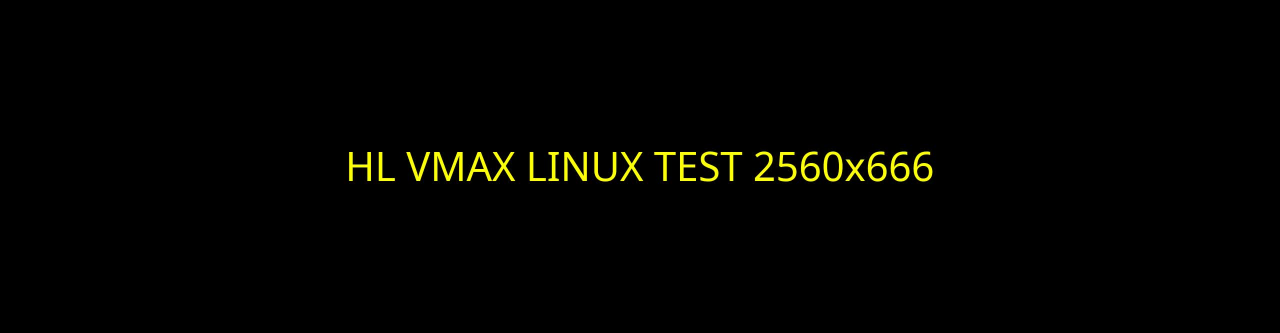
#> input picture vmax_test_2560x666.jpg, 2560 x 666 px (shown at 1/2 size)
$ python -i jpeg.py   (imports and definitions only)
#> lines starting #> are read from the running program, lines starting #| are printed output that depends on the picture
import io
from PIL import Image, ImageDraw

DEFAULT_WIDTH = 460
DEFAULT_HEIGHT = 1920

def prepare_image(image_input, width=DEFAULT_WIDTH, height=DEFAULT_HEIGHT, preserve_aspect=False):
    """
    Loads, crops, or resizes images for MSDisplay 480x1920 portrait panel.
    Explicitly crops images wider than `width` rather than producing distorted frames.
    """
#> called with image_input = '../vmax_test_2560x666.jpg', width = 460, height = 1920, preserve_aspect = False
    if isinstance(image_input, str):
        img = Image.open(image_input).convert('RGB')
#> img is the input picture: PIL image 2560x666 RGB; mean R, G, B 2.9, 2.9, 0.3
    elif isinstance(image_input, Image.Image):
        img = image_input.convert('RGB')
    else:
        raise TypeError("image_input must be a file path string or PIL Image instance.")

    src_w, src_h = img.size
#> src_w = 2560; src_h = 666

    if preserve_aspect:
        # Scale to fit width while preserving aspect ratio, crop vertically if needed
        scale = width / float(src_w)
        new_h = int(src_h * scale)
        img = img.resize((width, new_h), Image.Resampling.LANCZOS)
        if new_h > height:
            img = img.crop((0, 0, width, height))
        elif new_h < height:
            padded = Image.new('RGB', (width, height), (0, 0, 0))
            padded.paste(img, (0, (height - new_h) // 2))
            img = padded
    else:
        # Direct crop or resize to exact (width, height)
        if src_w > width:
            # Crop center horizontally to target width
            left = (src_w - width) // 2
#> left = 1050
            img = img.crop((left, 0, left + width, min(src_h, height)))
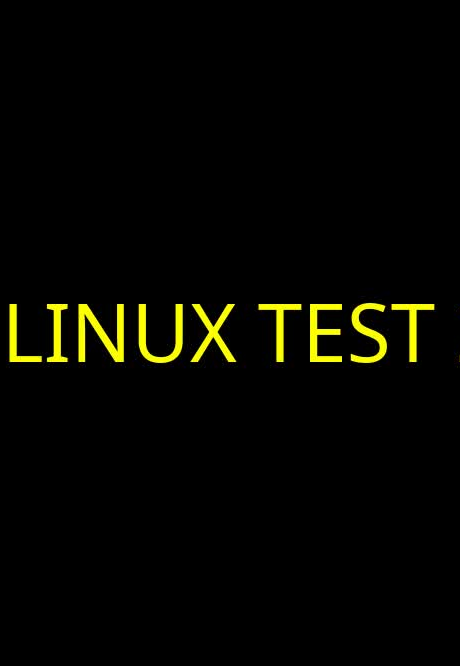
#> img: PIL image 460x666 RGB; mean R, G, B 5.9, 5.9, 0.6
        if img.size != (width, height):
            img = img.resize((width, height), Image.Resampling.LANCZOS)
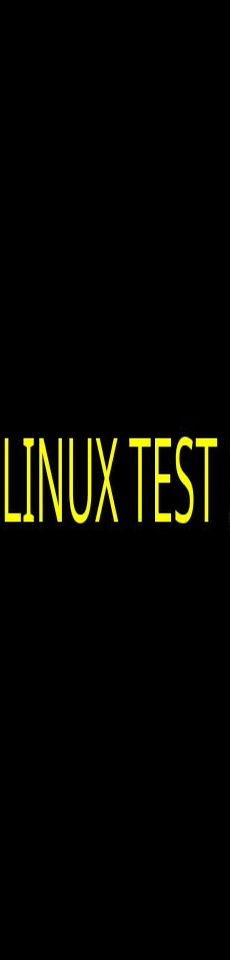
#> img: PIL image 460x1920 RGB (shown at 1/2 size); mean R, G, B 5.9, 5.9, 0.7

    return img

def encode_jpeg(image, quality=95, subsampling=0):
    """
    Encodes PIL Image to JPEG byte stream using YUV 4:4:4 (subsampling=0) by default.
    """
    buf = io.BytesIO()
    image.save(buf, format="JPEG", quality=quality, subsampling=subsampling)
    return buf.getvalue()

def create_solid_color_jpeg(r, g, b, width=DEFAULT_WIDTH, height=DEFAULT_HEIGHT):
    img = Image.new('RGB', (width, height), (r, g, b))
    return encode_jpeg(img)

def create_test_grid_jpeg(width=DEFAULT_WIDTH, height=DEFAULT_HEIGHT):
    img = Image.new('RGB', (width, height), (0, 0, 0))
    draw = ImageDraw.Draw(img)

    col_w = width / 3.0
    row_h = height / 4.0
    colors_grid = [
        [(255, 0, 0),   (0, 255, 0),   (0, 0, 255)],     # Red, Green, Blue
        [(255, 255, 0), (0, 255, 255), (255, 0, 255)],   # Yellow, Cyan, Magenta
        [(255, 128, 0), (0, 255, 128), (128, 0, 255)],   # Orange, Mint, Purple
        [(128, 0, 0),   (0, 128, 0),   (0, 0, 128)]      # Dark Red, Dark Green, Dark Blue
    ]
    for row_idx in range(4):
        y0 = int(row_idx * row_h)
        y1 = int((row_idx + 1) * row_h)
        for col_idx in range(3):
            x0 = int(col_idx * col_w)
            x1 = int((col_idx + 1) * col_w)
            c = colors_grid[row_idx][col_idx]
            draw.rectangle([x0, y0, max(x0, x1 - 1), max(y0, y1 - 1)], fill=c)

    return encode_jpeg(img)

>>> result = prepare_image('../vmax_test_2560x666.jpg')
